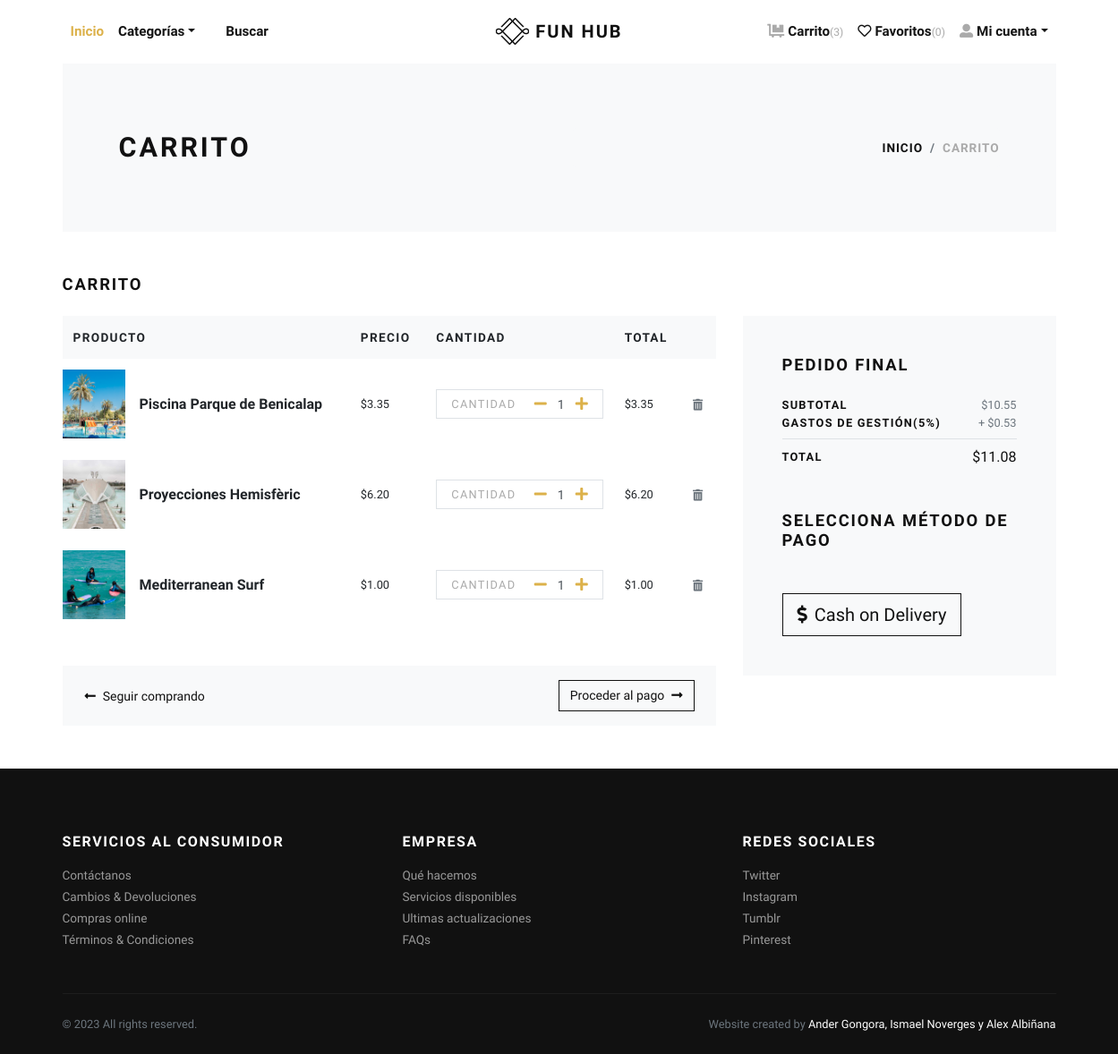
The app's page /cart/ (signed in) with its own data.
### store/models.py (models this page shows, shortened)
class Cart(models.Model):
    user = models.ForeignKey(User, verbose_name="User", on_delete=models.CASCADE)
    product = models.ForeignKey(Product, verbose_name="Product", on_delete=models.CASCADE)
    quantity = models.PositiveIntegerField(default=1, verbose_name="Quantity")
    created_at = models.DateTimeField(auto_now_add=True, verbose_name="Created Date")
    updated_at = models.DateTimeField(auto_now=True, verbose_name="Updated Date")
    @property
    def total_price(self):
        return self.quantity * self.product.price

class Product(models.Model):
    title = models.CharField(max_length=150, verbose_name="Product Title")
    slug = models.SlugField(max_length=160, verbose_name="Product Slug")
    sku = models.CharField(max_length=255, unique=True, verbose_name="Unique Product ID (SKU)")
    short_description = models.TextField(verbose_name="Short Description")
    detail_description = models.TextField(blank=True, null=True, verbose_name="Detail Description")
    product_image = models.ImageField(upload_to='product', blank=True, null=True, verbose_name="Product Image")
    price = models.DecimalField(max_digits=8, decimal_places=2)
    category = models.ManyToManyField(Category, verbose_name="Product Categories")
    tags = models.ManyToManyField(Tag, blank=True)
    is_active = models.BooleanField(verbose_name="Is Active?")
    is_featured = models.BooleanField(verbose_name="Is Featured?")
    created_at = models.DateTimeField(auto_now_add=True, verbose_name="Created Date")
    updated_at = models.DateTimeField(auto_now=True, verbose_name="Updated Date")
    class Meta:
        verbose_name_plural = 'Products'
        ordering = ('-created_at', )

### store/views.py (the view)
# urls.py: path('cart/', views.cart, name="cart"),
@login_required
def cart(request):
    user = request.user
    cart_products = Cart.objects.filter(user=user)
    amount = decimal.Decimal(0)
    shipping_amount = decimal.Decimal(5)
    cp = [p for p in Cart.objects.all() if p.user==user]
    if cp:
        for p in cp:
            temp_amount = (p.quantity * p.product.price)
            amount += temp_amount
    shipping_amount = round(amount*shipping_amount/100,2)
    addresses = Address.objects.filter(user=user)
    context = {
        'cart_products': cart_products,
        'amount': amount,
        'shipping_amount': shipping_amount,
        'total_amount': amount + shipping_amount,
        'addresses': addresses,
    }
    return render(request, 'store/cart.html', context)

### store/context_preprocessors.py (called while the page is built)
def store_menu(request):
    categories = Category.objects.filter(is_active=True)
    context = {
        'categories_menu': categories,
    }
    return context

def cart_menu(request):
    if request.user.is_authenticated:
        cart_items= Cart.objects.filter(user=request.user)
        context = {
            'cart_items': cart_items,
        }
    else:
        context = {}
    return context

### templates/store/cart.html (shortened to what this page needs)
{% extends 'base.html' %}
{% load static %}
{% load humanize %}
    {% block content %}
      <div class="container">
        <section class="py-5 bg-light">
          <div class="container">
            <div class="row px-4 px-lg-5 py-lg-4 align-items-center">
              <div class="col-lg-6">
                <h1 class="h2 text-uppercase mb-0">Carrito</h1>
              </div>
              <div class="col-lg-6 text-lg-right">
                <nav aria-label="breadcrumb">
                  <ol class="breadcrumb justify-content-lg-end mb-0 px-0">
                    <li class="breadcrumb-item"><a href="index.html">Inicio</a></li>
                    <li class="breadcrumb-item active" aria-current="page">Carrito</li>
                  </ol>
                </nav>
              </div>
            </div>
          </div>
        </section>
        {% if cart_products %}
        <section class="py-5">
          <h2 class="h5 text-uppercase mb-4">Carrito</h2>
          <div class="row">
            <div class="col-lg-8 mb-4 mb-lg-0">
              <div class="table-responsive mb-4">
                <table class="table">
                  <thead class="bg-light">
                    <tr>
                      <th class="border-0" scope="col"> <strong class="text-small text-uppercase">Producto</strong></th>
                      <th class="border-0" scope="col"> <strong class="text-small text-uppercase">Precio</strong></th>
                      <th class="border-0" scope="col"> <strong class="text-small text-uppercase">Cantidad</strong></th>
                      <th class="border-0" scope="col"> <strong class="text-small text-uppercase">Total</strong></th>
                      <th class="border-0" scope="col"> </th>
                    </tr>
                  </thead>
                  <tbody>
                    {% for cart_product in cart_products %}
                    <tr>
                      <th class="pl-0 border-0" scope="row">
                        <div class="media align-items-center">
                          {% if cart_product.product.product_image %}
                            <a class="reset-anchor d-block animsition-link" href="{% url 'store:product-detail' cart_product.product.slug %}"><img src="{{cart_product.product.product_image.url}}" alt="{{cart_product.product.title}}" width="70"/></a>
                          {% else %}
                            <a class="reset-anchor d-block animsition-link" href="{% url 'store:product-detail' cart_product.product.slug %}"><img src="{% static 'img/product-detail-3.jpg' %}" alt="{{cart_product.product.title}}" width="70"/></a>
                          {% endif %}
                          <div class="media-body ml-3"><strong class="h6"><a class="reset-anchor animsition-link" href="{% url 'store:product-detail' cart_product.product.slug %}">{{cart_product.product.title}}</a></strong></div>
                        </div>
                      </th>
                      <td class="align-middle border-0">
                        <p class="mb-0 small">${{cart_product.product.price}}</p>
                      </td>
                      <td class="align-middle border-0">
                        <div class="border d-flex align-items-center justify-content-between px-3"><span class="small text-uppercase text-gray headings-font-family">Cantidad</span>
                          <div class="quantity">
                            <a href="{% url 'store:minus-cart' cart_product.id %}" class="dec-btn p-0 ml-2"><i class="fas fa-minus"></i></a>
                            <input class="form-control form-control-sm border-0 shadow-0 p-0" type="text" value="{{cart_product.quantity}}"/>
                            <a href="{% url 'store:plus-cart' cart_product.id %}" class="inc-btn p-0"><i class="fas fa-plus"></i></a>
                          </div>
                        </div>
                      </td>
                      <td class="align-middle border-0">
                        <p class="mb-0 small">${{cart_product.total_price|intcomma}}</p>
                      </td>
                      <td class="align-middle border-0"><a class="reset-anchor" href="{% url 'store:remove-cart' cart_product.id %}"><i class="fas fa-trash-alt small text-muted"></i></a></td>
                    </tr>
                    {% endfor %}
                  </tbody>
                </table>
              </div>
              <div class="bg-light px-4 py-3">
                <div class="row align-items-center text-center">
                  <div class="col-md-6 mb-3 mb-md-0 text-md-left"><a class="btn btn-link p-0 text-dark btn-sm" href="{% url 'store:home' %}"><i class="fas fa-long-arrow-alt-left mr-2"> </i>Seguir comprando</a></div>
                  <div class="col-md-6 text-md-right"><a class="btn btn-outline-dark btn-sm" href="checkout.html">Proceder al pago<i class="fas fa-long-arrow-alt-right ml-2"></i></a></div>
                </div>
              </div>
            </div>
            <div class="col-lg-4">
              <div class="card border-0 rounded-0 p-lg-4 bg-light">
                <div class="card-body">
                  <h5 class="text-uppercase mb-4">Pedido final</h5>
                  <ul class="list-unstyled mb-0">
                    <li class="d-flex align-items-center justify-content-between"><strong class="text-uppercase small font-weight-bold">Subtotal</strong><span class="text-muted small">${{amount|intcomma}}</span></li>
                    <li class="d-flex align-items-center justify-content-between"><strong class="text-uppercase small font-weight-bold">Gastos de gestión(5%)</strong><span class="text-muted small">+ ${{shipping_amount}}</span></li>
                    <li class="border-bottom my-2"></li>
                    <li class="d-flex align-items-center justify-content-between mb-4"><strong class="text-uppercase small font-weight-bold">Total</strong><span>${{total_amount|intcomma}}</span></li>
                  </ul>
                  <h5 class="text-uppercase my-5">Selecciona método de pago</h5>
                  <form action="{% url 'store:checkout' %}" id="myform">
                    <button type="submit" class="btn btn-dark btn-lg btn-outline-dark" type="submit"> <i class="fas fa-dollar-sign mr-2"></i>Cash on Delivery</button>
                  </form>
                </div>
              </div>
            </div>
          </div>
        </section>
        {% else %}
          <div class="text-center py-5">
            <h3 class="mb-3">Tu carrito está vacio.</h3>
            <a href="{% url 'store:home' %}"><i class="fas fa-long-arrow-alt-left mr-2"> </i>Seguir comprando</a>
          </div>
        {% endif %}
      </div>
      {% endblock content %}

### jewelryshop/static/css/style.default.css (style rules this page uses)
.text-small { font-size: 0.85rem !important; }
.text-gray { color: #aaa !important; }
strong { font-weight: 700; }
.quantity { display: -ms-flexbox; display: flex; -ms-flex-align: center; align-items: center; font-family: inherit; }
.quantity input { width: 2rem; text-align: center; }
.text-uppercase { text-transform: uppercase; letter-spacing: 0.1em; }
.border { border: 1px solid #dee2e6 !important; }
.shadow-0 { box-shadow: none !important; }
.reset-anchor { color: inherit; transition: all 0.3s; }
.headings-font-family { font-family: inherit !important; }
.btn { font-weight: 400; border: 1px solid transparent; font-family: inherit; padding: 0.375rem 1.5rem; font-size: 1rem; line-height: 1.5; border-radius: 0; transition: color 0.15s ease-in-out, background-color 0.15s ease-in-out, border-color 0.15s ease-in-out, box-shadow 0.15s ease-in-out; }
.btn-link { font-weight: 400; color: #dcb14a; }
.btn-dark { color: #fff; background-color: #111111; border-color: #111111; }
.btn-outline-dark { color: #111111; background-color: transparent; background-image: none; border-color: #111111; }
.btn-lg { padding: 0.5rem 1rem; font-size: 1.25rem; line-height: 1.5; border-radius: 0; }
.btn-sm { padding: 0.375rem 0.75rem; font-size: 0.875rem; line-height: 1.5; border-radius: 0; }
body { font-family: "Libre Franklin", sans-serif; font-size: 1rem; font-weight: 400; line-height: 1.5; color: #111111; background-color: #fff; }
a { color: #dcb14a; text-decoration: none; }
h1, h2, h3, h4, h5, h6, .h1, .h2, .h3, .h4, .h5, .h6 { margin-bottom: 0.5rem; font-family: inherit; font-weight: 900; line-height: 1.2; color: inherit; }
h1, .h1 { font-size: 2.2rem; }
h2, .h2 { font-size: 1.9rem; }
h5, .h5 { font-size: 1.15rem; }
h6, .h6 { font-size: 1rem; }
small, .small { font-size: 80%; font-weight: 400; }
.bg-light { background-color: #f8f9fa !important; }
.text-dark { color: #111111 !important; }
.form-control { padding: 0.375rem 0.75rem; font-size: 1rem; line-height: 1.5; color: #495057; background-color: #fff; border: 1px solid #ced4da; border-radius: 0; transition: border-color 0.15s ease-in-out, box-shadow 0.15s ease-in-out; }
.form-control::placeholder { color: #adb5bd; font-size: 0.85rem; font-weight: 400; }
.form-control-sm { padding: 0.25rem 0.5rem; font-size: 0.875rem; line-height: 1.5; border-radius: 0; }
.card { background-color: #fff; border: 1px solid rgba(17, 17, 17, 0.125); border-radius: 0; }
.card-body { padding: 1.25rem; }
.breadcrumb { background: #f8f9fa; }
.breadcrumb-item { font-size: 0.85rem; text-transform: uppercase; letter-spacing: 0.07em; font-weight: 900; color: #111111; }
.breadcrumb-item a { color: inherit; transition: all 0.3s; }
.breadcrumb-item.active { color: #aaa; }

### records on screen
Cart: product.product_image (picture), product "Piscina Parque de Benicalap", product.price "3.35", quantity "1", total_price "3.35"
Cart: product.product_image (picture), product "Proyecciones Hemisfèric", product.price "6.20", quantity "1", total_price "6.20"
Cart: product.product_image (picture), product "Mediterranean Surf", product.price "1.00", quantity "1", total_price "1.00"

### other values on screen
{{ cart_items.count }} "3"
{{ amount|intcomma }} "10.55"
{{ shipping_amount }} "0.53"
{{ total_amount|intcomma }} "11.08"
